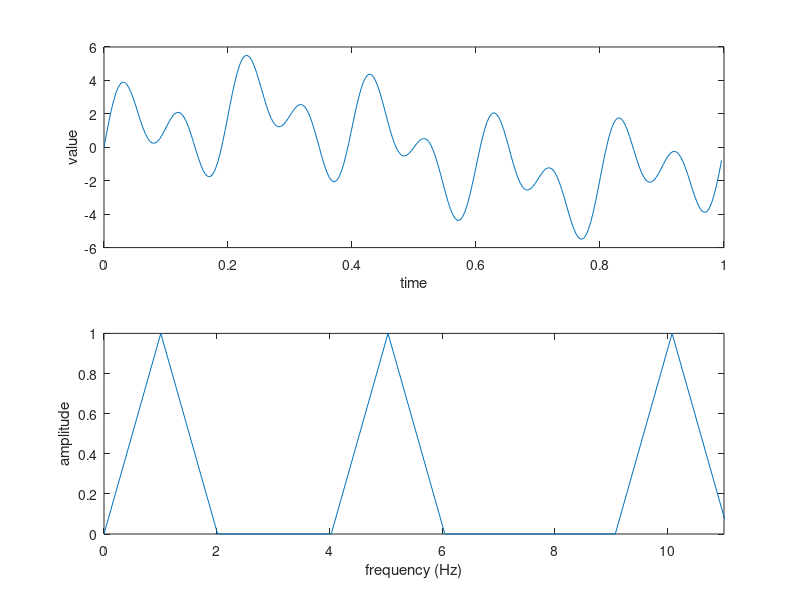

Here is the MATLAB script that generated this plot:
%
% Simple demo on using fft (fast fourier transform) 
% sample input is created using series of sini waves
% frequencies and amplitudes should match values given in f
%
% e.g. 1,5,10 give nice resuls
% 2,5,12 not so nice (5 is widened)
f=[
1,5,10; % frequency (Hz)
1,1, 1]; % amplitude
fs=256; % sampling frequency
% sample time so that one wave of slowest component is seen
st=1/min(f(1,:)); 
dt = 1/fs; % timestep 
i=1;
values=[];
for t =0:dt:st-dt
  values(i)=0;
  for fi =1:size(f)(2); % loop over columns
    values(i)+=2*f(2,fi)*sin(f(1,fi)*2*pi*t);
  endfor
  i++;
endfor  
% show generated input
subplot(2,1,1)
plot(0:dt:st-dt,values);
xlabel('time')
ylabel('value')
N = size(values)(2);
transform = fft(values)/N;
magTransform = abs(transform);
faxis = linspace(0,fs/2,N/2);
% show only positive side of fft results
subplot(2,1,2)
plot(faxis,fftshift(magTransform)(N/2+1:end));
axis([0 1.1*max(f(1,:)) 0 max(f(2,:))])
xlabel('frequency (Hz)')
ylabel('amplitude')
more off